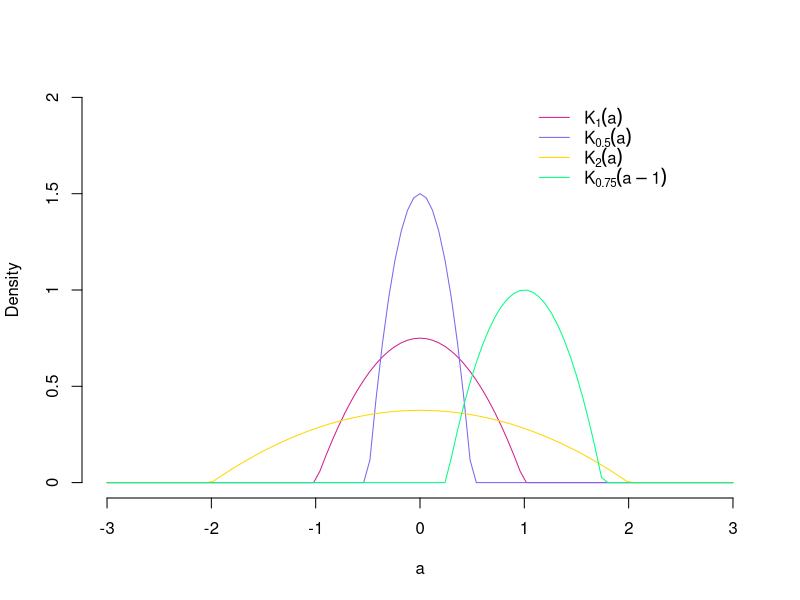
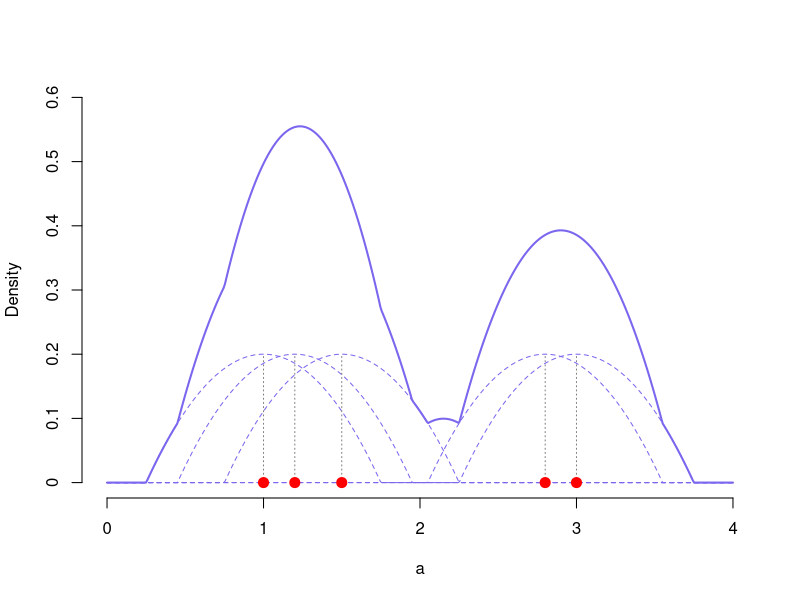

These charts were generated, in order, by the following R code:
# Section 2
# Group F
#  Aran Lee
#  Tianyang Chen
#  Ryan Quigley
# Problem 3


# a)

epanechnikov <- function(a, x = 0, h = 1) {
	# a validation
	if (!is.numeric(x)) {
		stop("x must be numeric.")
	}
	# x validation
	if (!is.numeric(a)) {
		stop("a must be numeric.")
	}
	# h validation
	if (h <= 0) {
		stop("Bandwith (h) must be greater than 0.")
	}
	
	# Kernel computation
	if (length(x) > 1) {
		x.mat <- rep(x, each = length(a))
		Kh <- numeric(length(x.mat))
		u <- (a - x.mat)/h
		u.in <- u[abs(u) < 1]
		Kh.in <- (1/h)*(3/4)*(1 - u.in^2)
		Kh[abs(u) < 1] <- Kh.in
		dim(Kh) <- c(length(a), length(x))
	} else {
		Kh <- numeric(length(a))
		u <- (a - x)/h
		u.in <- u[abs(u) < 1]
		Kh.in <- (1/h)*(3/4)*(1 - u.in^2)
		Kh[abs(u) < 1] <- Kh.in
	}
	Kh
}



# b)
curve(epanechnikov(a, x = 0, h = 1), from = -3, to = 3, 
	xname = "a", xlim = c(-3,3), ylim = c(0,2), axes = FALSE, ann = FALSE, col = "violetred")
curve(epanechnikov(a, x = 0, h = 0.5), from = -3, to = 3, xname = "a", add = TRUE, col = "slateblue2")
curve(epanechnikov(a, x = 0, h = 2), from = -3, to = 3, xname = "a", add = TRUE, col = "gold")
curve(epanechnikov(a, x = 1, h = 0.75), from = -3, to = 3, xname = "a", add = TRUE, col = "springgreen")
axis(1, at = seq.int(-3, 3), labels = seq.int(-3, 3))
axis(2, at = seq.int(0, 2, by = 0.5), seq.int(0, 2, by = 0.5))
expr1 <- expression(K[1](a))
expr2 <- expression(K[0.5](a))
expr3 <- expression(K[2](a))
expr4 <- expression(K[0.75](a - 1))
legend(1, 2, legend = c(expr1, expr2, expr3, expr4), 
	bty = "n", lty = 1, col = c("violetred", "slateblue2", "gold", "springgreen"))
title(xlab = "a", ylab = "Density")



# c) function should return matrix
x <- c(1, 1.2, 1.5, 2.8, 3)
a.j <- seq.int(0, 4, length.out = 500)
h = 0.75
sand.piles <- (1/5)*epanechnikov(a.j, x = x, h = h)
m <- max(sand.piles)

plot(x, rep(0, 5), type = "n", xlim = c(0,4), ylim = c(0, 0.6), axes = FALSE, ann = FALSE)
axis(1, at = seq.int(0, 4), labels = seq.int(0, 4))
axis(2, at = seq.int(0, 0.6, by = 0.1), seq.int(0, 0.6, by = 0.1))
lines(a.j, sand.piles[, 1], col = "slateblue2", lty = 2)
lines(rep(x[1], 2), c(0, m), col = "grey50", lty = 3)
lines(a.j, sand.piles[, 2], col = "slateblue2", lty = 2)
lines(rep(x[2], 2), c(0, m), col = "grey50", lty = 3)
lines(a.j, sand.piles[, 3], col = "slateblue2", lty = 2)
lines(rep(x[3], 2), c(0, m), col = "grey50", lty = 3)
lines(a.j, sand.piles[, 4], col = "slateblue2", lty = 2)
lines(rep(x[4], 2), c(0, m), col = "grey50", lty = 3)
lines(a.j, sand.piles[, 5], col = "slateblue2", lty = 2)
lines(rep(x[5], 2), c(0, m), col = "grey50", lty = 3)
title(xlab = "a", ylab = "Density")
stripchart(x, method = "stack", pch = 20, col = "red", add = TRUE, cex = 2, at = 0)



# d)
piled.sand <- rowSums(sand.piles)
lines(a.j, piled.sand, col = "slateblue2", lwd = 2)


